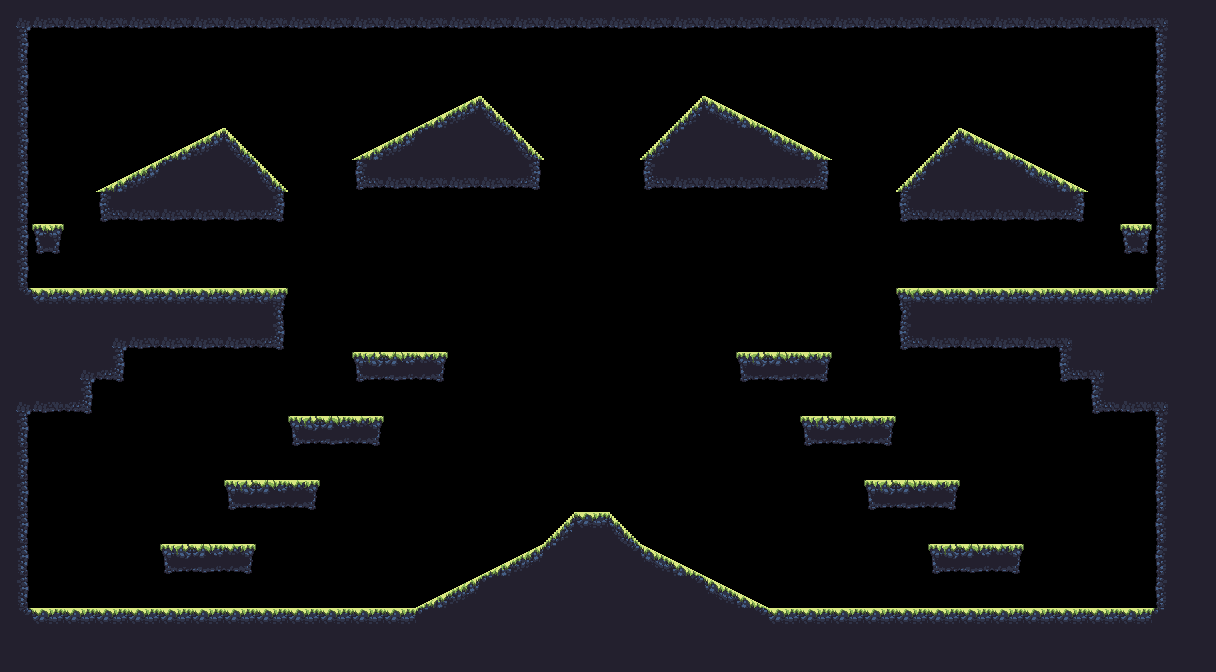

A 2D game scene composited from a Tiled map and its tileset images. What follows is a short description and the map's XML, with every tile layer's data as written:
An orthogonal 38x21 tile map with 32x32 px tiles, 1 tile layer (main) and 2 objects (spawn, boss_spawn).

<map version="1.2" tiledversion="1.3.2" orientation="orthogonal" renderorder="right-down" compressionlevel="0" width="38" height="21" tilewidth="32" tileheight="32" infinite="0" nextlayerid="3" nextobjectid="4">
 <tileset firstgid="1" source="forest_summer_tile_set.tsx" />
 <layer id="1" name="main" width="38" height="21">
  <data encoding="csv">
5,22,22,22,22,22,22,22,22,22,22,22,22,22,22,22,22,22,22,22,22,22,22,22,22,22,22,22,22,22,22,22,22,22,22,22,6,12,
13,0,0,0,0,0,0,0,0,0,0,0,0,0,0,0,0,0,0,0,0,0,0,0,0,0,0,0,0,0,0,0,0,0,0,0,11,12,
13,0,0,0,0,0,0,0,0,0,0,0,0,0,0,0,0,0,0,0,0,0,0,0,0,0,0,0,0,0,0,0,0,0,0,0,11,12,
13,0,0,0,0,0,0,0,0,0,0,0,0,27,28,7,0,0,0,0,0,8,25,26,0,0,0,0,0,0,0,0,0,0,0,0,11,12,
13,0,0,0,0,27,28,7,0,0,0,27,28,18,12,17,7,0,0,0,8,18,12,17,25,26,0,0,0,8,25,26,0,0,0,0,11,12,
13,0,0,27,28,18,12,17,7,0,0,21,22,22,22,22,23,0,0,0,21,22,22,22,22,23,0,0,8,18,12,17,25,26,0,0,11,12,
13,0,0,21,22,22,22,22,23,0,0,0,0,0,0,0,0,0,0,0,0,0,0,0,0,0,0,0,21,22,22,22,22,23,0,0,11,12,
13,34,0,0,0,0,0,0,0,0,0,0,0,0,0,0,0,0,0,0,0,0,0,0,0,0,0,0,0,0,0,0,0,0,0,34,11,12,
13,0,0,0,0,0,0,0,0,0,0,0,0,0,0,0,0,0,0,0,0,0,0,0,0,0,0,0,0,0,0,0,0,0,0,0,11,12,
17,2,2,2,2,2,2,2,3,0,0,0,0,0,0,0,0,0,0,0,0,0,0,0,0,0,0,0,1,2,2,2,2,2,2,2,18,12,
12,12,12,5,22,22,22,22,23,0,0,0,0,0,0,0,0,0,0,0,0,0,0,0,0,0,0,0,21,22,22,22,22,6,12,12,12,12,
12,12,5,23,0,0,0,0,0,0,0,31,32,33,0,0,0,0,0,0,0,0,0,31,32,33,0,0,0,0,0,0,0,21,6,12,12,12,
5,22,23,0,0,0,0,0,0,0,0,0,0,0,0,0,0,0,0,0,0,0,0,0,0,0,0,0,0,0,0,0,0,0,21,22,6,12,
13,0,0,0,0,0,0,0,0,31,32,33,0,0,0,0,0,0,0,0,0,0,0,0,0,31,32,33,0,0,0,0,0,0,0,0,11,12,
13,0,0,0,0,0,0,0,0,0,0,0,0,0,0,0,0,0,0,0,0,0,0,0,0,0,0,0,0,0,0,0,0,0,0,0,11,12,
13,0,0,0,0,0,0,31,32,33,0,0,0,0,0,0,0,0,0,0,0,0,0,0,0,0,0,31,32,33,0,0,0,0,0,0,11,12,
13,0,0,0,0,0,0,0,0,0,0,0,0,0,0,0,0,8,2,7,0,0,0,0,0,0,0,0,0,0,0,0,0,0,0,0,11,12,
13,0,0,0,0,31,32,33,0,0,0,0,0,0,0,27,28,18,12,17,25,26,0,0,0,0,0,0,0,31,32,33,0,0,0,0,11,12,
13,0,0,0,0,0,0,0,0,0,0,0,0,27,28,18,12,12,12,12,12,17,25,26,0,0,0,0,0,0,0,0,0,0,0,0,11,12,
17,2,2,2,2,2,2,2,2,2,2,2,2,18,12,12,12,12,12,12,12,12,12,17,2,2,2,2,2,2,2,2,2,2,2,2,18,12,
12,12,12,12,12,12,12,12,12,12,12,12,12,12,12,12,12,12,12,12,12,12,12,12,12,12,12,12,12,12,12,12,12,12,12,12,12,12
</data>
 </layer>
 <objectgroup id="2" name="objects">
  <object id="1" name="spawn" x="97.9634" y="490.001" />
  <object id="2" name="boss_spawn" x="585.597" y="314.514" />
 </objectgroup>
</map>
